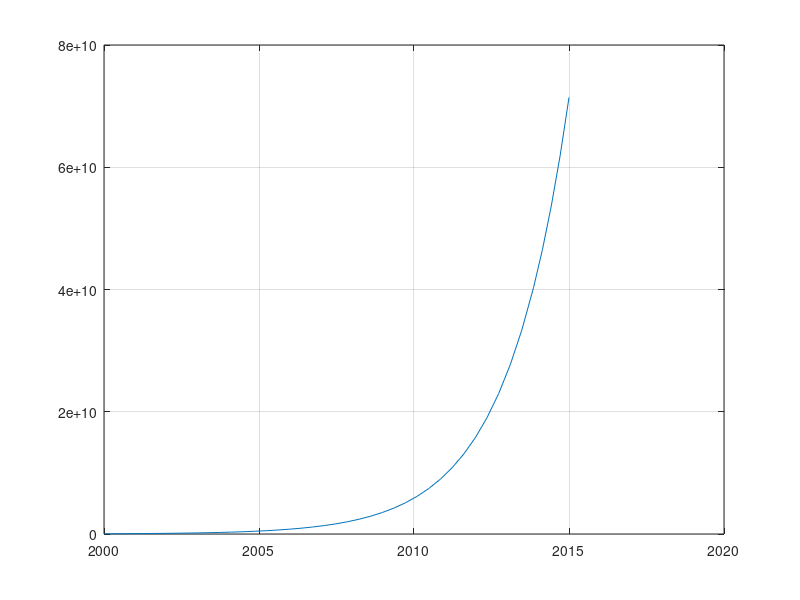

This chart was generated by the following MATLAB code:
% Me borra todo lo anterior
clc
clear 

% EJERCICIO 3
% Se supone que la poblacion de un pais era de 39,5 millones en el año 2000
% y que crece siguiendo la ley de Maithus
% y' = 0.5 * y
% donde y(t) representa el numero de millones de habitantes 
% en el instante t.
% a) Cuantos millones de habitantes habra en 2010?
% b) Cuando se alcanzaran los 50 millones de habitantes?

intervalo = [2000 2015];
y0 = 3.95e7;
f = @(t,y) 0.5 * y;
% defino mis variables y que valores van a tomar
[t,y] = ode45(f, intervalo, y0);

y2010 = floor(interp1(t, y, 2010));
fprintf('En el año 2010 habra %i habitantes\n', y2010);

t50 = ceil(interp1(y, t, 5e7));
fprintf('\nHabra 50 millones de habitantes en el año %i', t50);

% Grafico el resultado
figure(1)
plot(t,y)
grid("on")
